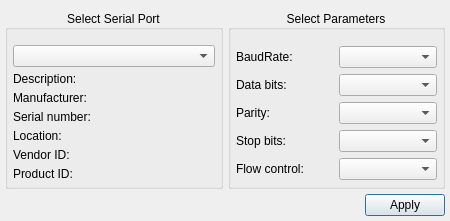
<?xml version="1.0" encoding="UTF-8"?>
<ui version="4.0">
 <class>SettingsDialog</class>
 <widget class="QDialog" name="SettingsDialog">
  <property name="geometry">
   <rect>
    <x>0</x>
    <y>0</y>
    <width>450</width>
    <height>220</height>
   </rect>
  </property>
  <property name="minimumSize">
   <size>
    <width>0</width>
    <height>0</height>
   </size>
  </property>
  <property name="maximumSize">
   <size>
    <width>450</width>
    <height>220</height>
   </size>
  </property>
  <property name="windowTitle">
   <string>Settings</string>
  </property>
  <layout class="QGridLayout" name="gridLayout_3" columnstretch="0,0">
   <property name="leftMargin">
    <number>5</number>
   </property>
   <property name="topMargin">
    <number>10</number>
   </property>
   <property name="rightMargin">
    <number>5</number>
   </property>
   <property name="bottomMargin">
    <number>5</number>
   </property>
   <property name="spacing">
    <number>5</number>
   </property>
   <item row="1" column="0" colspan="2">
    <layout class="QHBoxLayout" name="horizontalLayout">
     <item>
      <spacer name="horizontalSpacer">
       <property name="orientation">
        <enum>Qt::Horizontal</enum>
       </property>
       <property name="sizeHint" stdset="0">
        <size>
         <width>96</width>
         <height>20</height>
        </size>
       </property>
      </spacer>
     </item>
     <item>
      <widget class="QPushButton" name="applyButton">
       <property name="text">
        <string>Apply</string>
       </property>
      </widget>
     </item>
    </layout>
   </item>
   <item row="0" column="0">
    <widget class="QGroupBox" name="selectBox">
     <property name="title">
      <string>Select Serial Port</string>
     </property>
     <property name="alignment">
      <set>Qt::AlignCenter</set>
     </property>
     <layout class="QVBoxLayout" name="verticalLayout">
      <property name="spacing">
       <number>5</number>
      </property>
      <property name="leftMargin">
       <number>5</number>
      </property>
      <property name="topMargin">
       <number>15</number>
      </property>
      <property name="rightMargin">
       <number>5</number>
      </property>
      <property name="bottomMargin">
       <number>5</number>
      </property>
      <item>
       <widget class="QComboBox" name="serialPortInfoListBox"/>
      </item>
      <item>
       <widget class="QLabel" name="descriptionLabel">
        <property name="text">
         <string>Description:</string>
        </property>
       </widget>
      </item>
      <item>
       <widget class="QLabel" name="manufacturerLabel">
        <property name="text">
         <string>Manufacturer:</string>
        </property>
       </widget>
      </item>
      <item>
       <widget class="QLabel" name="serialNumberLabel">
        <property name="text">
         <string>Serial number:</string>
        </property>
       </widget>
      </item>
      <item>
       <widget class="QLabel" name="locationLabel">
        <property name="text">
         <string>Location:</string>
        </property>
       </widget>
      </item>
      <item>
       <widget class="QLabel" name="vidLabel">
        <property name="text">
         <string>Vendor ID:</string>
        </property>
       </widget>
      </item>
      <item>
       <widget class="QLabel" name="pidLabel">
        <property name="text">
         <string>Product ID:</string>
        </property>
       </widget>
      </item>
     </layout>
    </widget>
   </item>
   <item row="0" column="1">
    <widget class="QGroupBox" name="parametersBox">
     <property name="title">
      <string>Select Parameters</string>
     </property>
     <property name="alignment">
      <set>Qt::AlignCenter</set>
     </property>
     <layout class="QGridLayout" name="gridLayout_2">
      <property name="leftMargin">
       <number>5</number>
      </property>
      <property name="topMargin">
       <number>15</number>
      </property>
      <property name="rightMargin">
       <number>5</number>
      </property>
      <property name="bottomMargin">
       <number>5</number>
      </property>
      <property name="spacing">
       <number>5</number>
      </property>
      <item row="2" column="0">
       <widget class="QLabel" name="parityLabel">
        <property name="text">
         <string>Parity:</string>
        </property>
       </widget>
      </item>
      <item row="0" column="0">
       <widget class="QLabel" name="baudRateLabel">
        <property name="text">
         <string>BaudRate:</string>
        </property>
       </widget>
      </item>
      <item row="0" column="1">
       <widget class="QComboBox" name="baudRateBox"/>
      </item>
      <item row="1" column="0">
       <widget class="QLabel" name="dataBitsLabel">
        <property name="text">
         <string>Data bits:</string>
        </property>
       </widget>
      </item>
      <item row="1" column="1">
       <widget class="QComboBox" name="dataBitsBox"/>
      </item>
      <item row="2" column="1">
       <widget class="QComboBox" name="parityBox"/>
      </item>
      <item row="4" column="0">
       <widget class="QLabel" name="flowControlLabel">
        <property name="text">
         <string>Flow control:</string>
        </property>
       </widget>
      </item>
      <item row="3" column="1">
       <widget class="QComboBox" name="stopBitsBox"/>
      </item>
      <item row="3" column="0">
       <widget class="QLabel" name="stopBitsLabel">
        <property name="text">
         <string>Stop bits:</string>
        </property>
       </widget>
      </item>
      <item row="4" column="1">
       <widget class="QComboBox" name="flowControlBox"/>
      </item>
     </layout>
    </widget>
   </item>
  </layout>
 </widget>
 <resources/>
 <connections/>
</ui>
